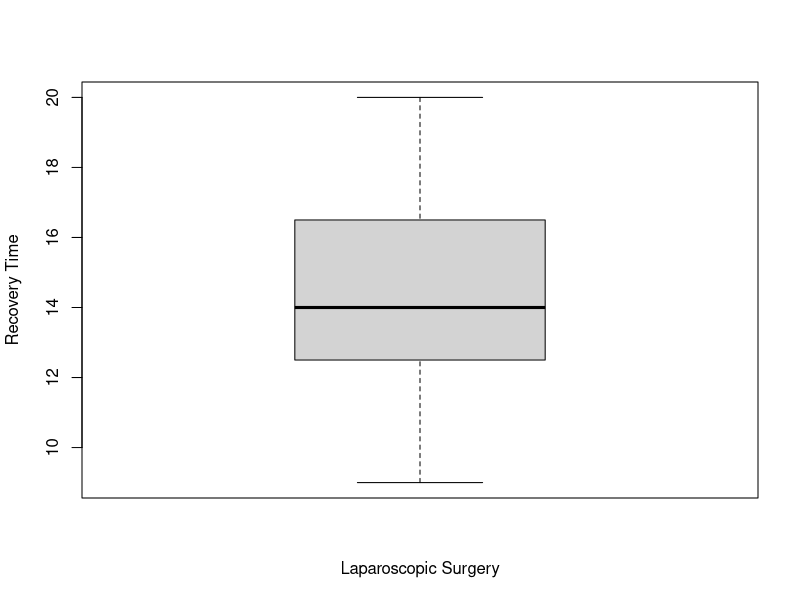
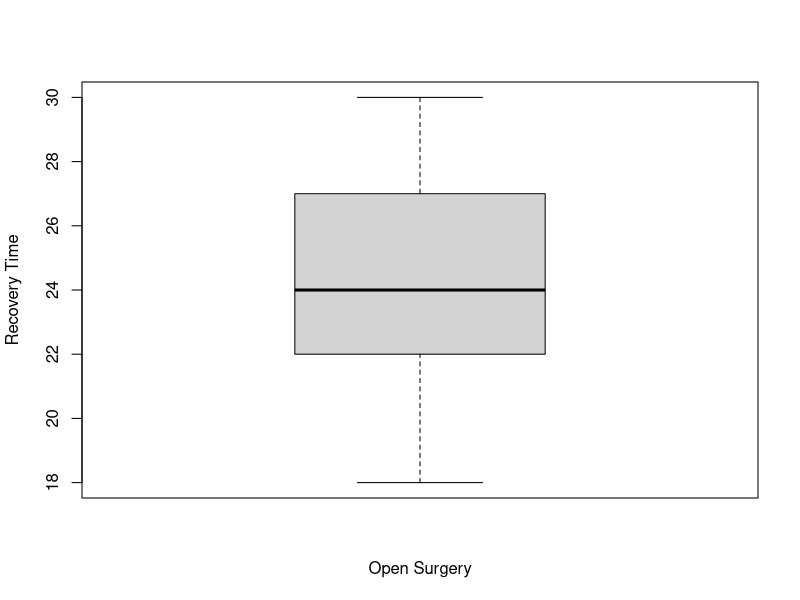
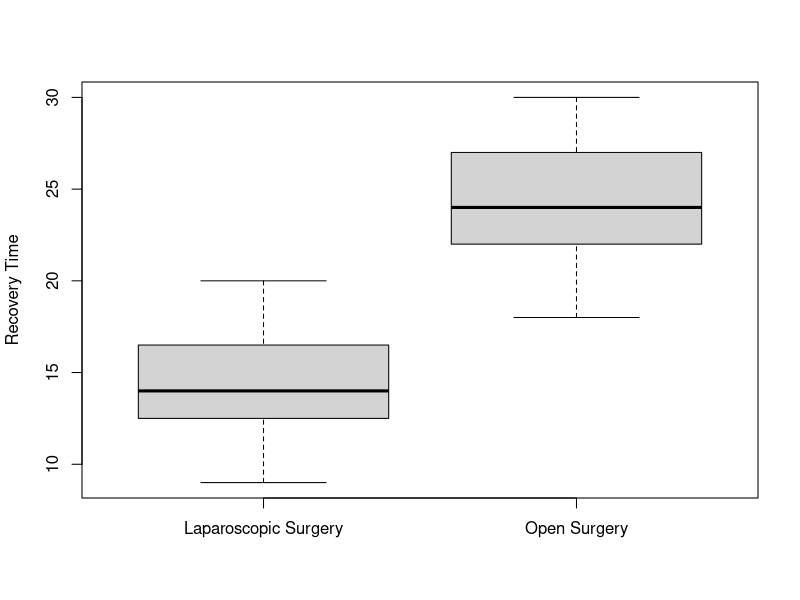

Write the R code that produced these figures, in order.
## ---- chunk 1
# Initialize the recovery times to 2 lists respectively
scopic <- c(12, 15, 10, 14, 13, 16, 20, 18, 9, 11, 17, 19, 14, 13, 15)
open_surgery <- c(20, 25, 22, 30, 18, 27, 24, 21, 29, 26, 22, 23, 28, 24)
## ---- chunk 2
boxplot(
  scopic,
  xlab = "Laparoscopic Surgery",
  ylab = "Recovery Time"
  )
## ---- chunk 3
boxplot(
  open_surgery,
  xlab = "Open Surgery",
  ylab = "Recovery Time"
  )
## ---- chunk 4
boxplot(
  scopic, open_surgery,
  names = c("Laparoscopic Surgery", "Open Surgery"),
  ylab = "Recovery Time"
  )
